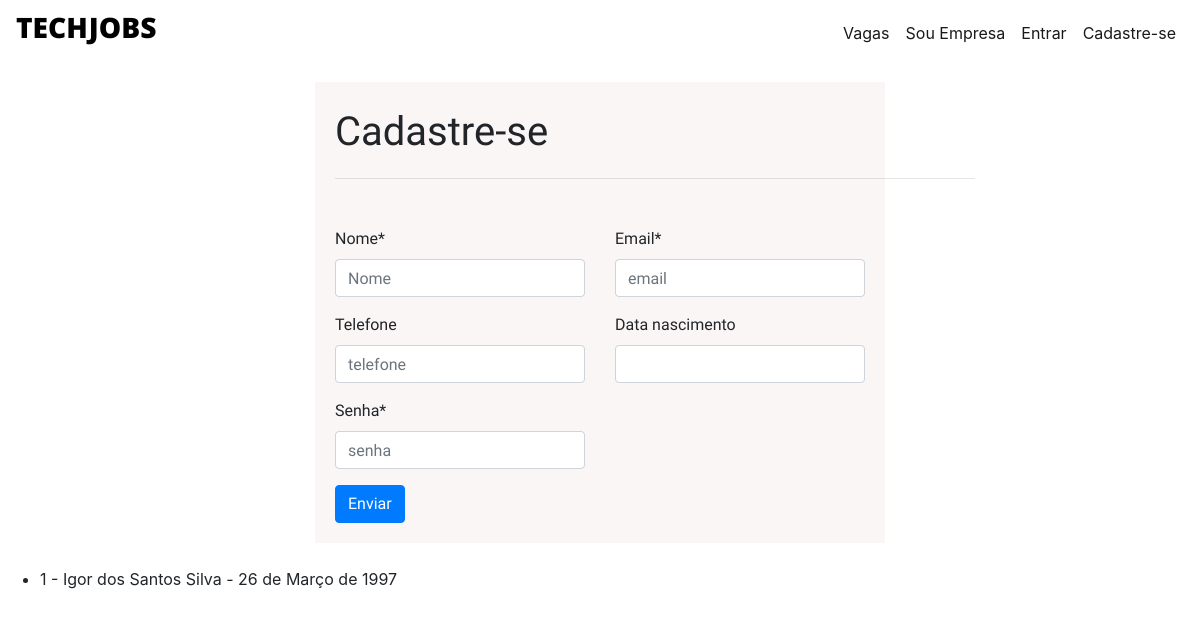
/auth/cadastro/, run on an earlier commit of the app's database.
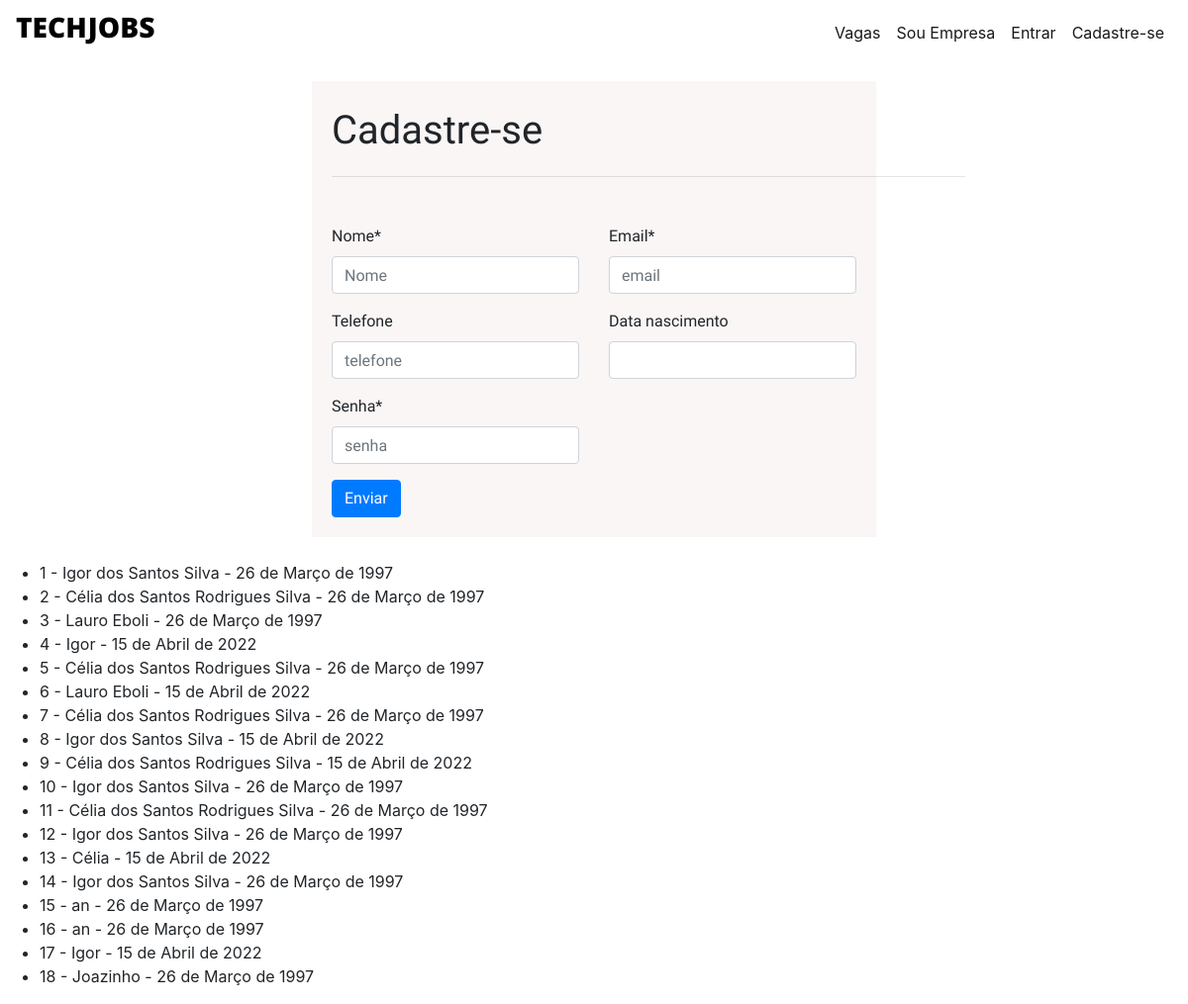
And on a later commit of the database.
### autenticacao/models.py (models this page shows)
class UserJob(models.Model):
    nome = models.CharField(max_length=255)
    email = models.EmailField(max_length=255)
    telefone = models.CharField(max_length=11, blank=True, null=True)
    data_nascimento = models.DateField(blank=True, null=True)
    senha = models.CharField(max_length=20)
    def __str__(self):
        return self.nome

### autenticacao/views.py (the view, shortened to what this page needs)
# urls.py: path('cadastro/', views.cadastro, name='cadastro'),
def cadastro(request):
    if request.method == 'GET':
        usuarios = UserJob.objects.all()
        form = UserJobForm()
        context = {
            'usuarios': usuarios,
            'form': form,
        }
        return render(request, 'cadastro.html', context)

### autenticacao/forms.py
class UserJobForm(forms.ModelForm):
    nome = forms.CharField(
        label = 'Nome', min_length= 3, max_length= 255,
        validators= [RegexValidator(r'^[a-zA-ZÀ-ÿ\s]*$',
        message = "Somente letras podem ser inclusas!")],
        widget=forms.TextInput(attrs={'placeholder': 'Nome'}),
    )
    class Meta:
        model = UserJob
        fields = '__all__'
        widgets = {
            'email': forms.TextInput(attrs={'placeholder': 'email'}),
            'telefone': forms.TextInput(attrs={'placeholder': 'telefone'}),
            'Data de Nascimento': forms.TextInput(attrs={'placeholder': '26/06/1997'}),
            'senha': forms.TextInput(attrs={'placeholder': 'senha', 'type':'password'})
        }

### autenticacao/templates/cadastro.html (shortened to what this page needs)
{% extends 'base_index.html' %}
{% load crispy_forms_tags %}
{% load static %}
{% block 'head' %}
<link rel="stylesheet" href="{% static 'autenticacao/css/cadastro.css' %}">
{% endblock %}
{% block 'index' %}
<div class="container mt-3" style="width: 50%;">
    <div class="formulario">
        <div class="titulo-formulario">
            <p>Cadastre-se</p>
            <hr>
        </div>
        <form class="mt-5 needs-validation" action="{% url 'cadastro' %}" method="post" novalidate>{% csrf_token %}
            <div class="row">
                <div class="col-6">{{ form.nome|as_crispy_field }}</div>
                <div class="col-6 ">{{ form.email|as_crispy_field }}</div>
            </div>
            <div class="row">
                <div class="col-6">{{ form.telefone|as_crispy_field }}</div>
                <div class="col-6">{{ form.data_nascimento|as_crispy_field }}</div>
            </div>
            <div class="row">
                <div class="col-6">{{ form.senha|as_crispy_field }}</div>
            </div>
            <button class="btn btn-primary" type="submit">Enviar</button>
        </form>
    </div>
</div>
<br>
<ul>
    {% for usuario in usuarios %}
    <li>{{ usuario.id}} - {{ usuario }} - {{ usuario.data_nascimento}}</li>
    {% empty %}
    <li>Nenhum registro encontrado</li>
    {% endfor %}
</ul>
{% endblock %}

### templates/base_index.html (shortened to what this page needs)
{% extends 'base.html' %}
{% load static %}
{% block 'body' %}
<nav class="navbar navbar-expand-lg navbar-light bg-white">
    <a class="navbar-brand" href="#">
        <img src="{% static 'index/img/TECH.png' %}" alt="Logo">
    </a>
    <div class="collapse navbar-collapse" id="navbarSupportedContent">
        <ul class="navbar-nav my-2 my-lg-0">
            <li class="nav-item active">
                <a class="nav-link" href="#">Vagas</a>
            </li>
            <li class="nav-item dropdown">
            <li class="nav-item active">
                <a class="nav-link" href="#">Sou Empresa</a>
            </li>
            <li class="nav-item active">
                <a class="nav-link" href="#">Entrar</a>
            </li>
            <li class="nav-item active">
                <a class="nav-link" href="#">Cadastre-se</a>
            </li>
            </li>
        </ul>
    </div>
</nav>
{% block 'index' %}
{% endblock %}
{% endblock %}

### templates/base.html (shortened to what this page needs)
{% load static %}
<!DOCTYPE html>
<html lang="pt-br">
<head>
    {% block 'head' %}{% endblock %}
    <link rel="stylesheet" href="https://cdn.jsdelivr.net/npm/bootstrap@4.6.1/dist/css/bootstrap.min.css">
</head>
<body>
    {% block 'body' %}{% endblock %}
</body>
</html>

### templates/static/autenticacao/css/cadastro.css (style rules this page uses)
.formulario { font-family: 'Oswald', sans-serif; background: rgb(250, 246, 246); padding: 20px; }
.titulo-formulario { font-size: 40px; }
hr { width: 40rem; }

What changed in the data, as far as the page shows it:
added UserJob: id "2", nome "Célia dos Santos Rodrigues Silva", data_nascimento "26 de Março de 1997"
added UserJob: id "3", nome "Lauro Eboli", data_nascimento "26 de Março de 1997"
added UserJob: id "4", nome "Igor", data_nascimento "15 de Abril de 2022"
added UserJob: id "5", nome "Célia dos Santos Rodrigues Silva", data_nascimento "26 de Março de 1997"
added UserJob: id "6", nome "Lauro Eboli", data_nascimento "15 de Abril de 2022"
added UserJob: id "7", nome "Célia dos Santos Rodrigues Silva", data_nascimento "26 de Março de 1997"
added UserJob: id "8", nome "Igor dos Santos Silva", data_nascimento "15 de Abril de 2022"
added UserJob: id "9", nome "Célia dos Santos Rodrigues Silva", data_nascimento "15 de Abril de 2022"
added UserJob: id "10", nome "Igor dos Santos Silva", data_nascimento "26 de Março de 1997"
added UserJob: id "11", nome "Célia dos Santos Rodrigues Silva", data_nascimento "26 de Março de 1997"
added UserJob: id "12", nome "Igor dos Santos Silva", data_nascimento "26 de Março de 1997"
added UserJob: id "13", nome "Célia", data_nascimento "15 de Abril de 2022"
added UserJob: id "14", nome "Igor dos Santos Silva", data_nascimento "26 de Março de 1997"
added UserJob: id "15", nome "an", data_nascimento "26 de Março de 1997"
added UserJob: id "16", nome "an", data_nascimento "26 de Março de 1997"
added UserJob: id "17", nome "Igor", data_nascimento "15 de Abril de 2022"
added UserJob: id "18", nome "Joazinho", data_nascimento "26 de Março de 1997"
